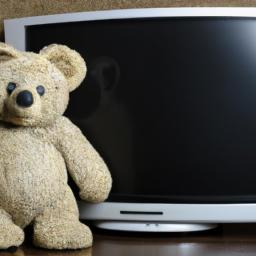
#> input picture BenchMark/color.jpeg, 256 x 256 px
$ python get_flipped_object.py
#> lines starting #> are read from the running program, lines starting #| are printed output that depends on the picture; after the words box and inside, x2 and y2 are one past the last pixel; in counts of white or black regions, pixels touching at a corner belong together
#> further down, img is the input picture: shape (256, 256, 3); mean B, G, R 76.5, 82.4, 84.6
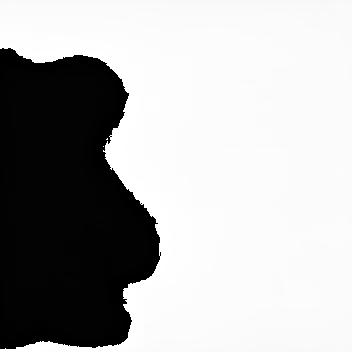
#> input picture BenchMark/mask_bear.jpeg, 352 x 352 px
#> further down, mask is the input picture: shape (352, 352); min 0, max 255, mean 176.4
import cv2
import numpy as np


class MoveObject(object):

    def __init__(self, original_image:np.ndarray, mask:np.ndarray, direction:str):
#> called with direction = 'right'
        self._original_image = original_image
        self._mask = mask
        self._direction = direction
        self._flipped_image = None


        self._original_image_copy = self._original_image.copy()

        assert(type(self._original_image) == np.ndarray)
        assert(3 == self._original_image.shape[2])

        assert(type(self._mask) == np.ndarray)
        assert(2 == len(self._mask.shape))

        assert(type(self._direction) == str)

        self._mask = cv2.resize(self._mask, (self._original_image.shape[1], self._original_image.shape[0]))


    def get_background_object_reversed(self,flip_combine_teddy, thresholded_mask)->np.ndarray:

        flip_mask = cv2.flip(thresholded_mask, 1)

        array = np.zeros((self._original_image.shape[0], self._original_image.shape[1], 3), dtype=np.uint8)

        for i in range(self._original_image.shape[0]):
            for j in range(self._original_image.shape[1]):
                if thresholded_mask[i][j] == 0:
                    for c in range(3):
                        array[i][j][c] = 0
                elif flip_mask[i][j] == 0:
                    for c in range(3):
                        array[i][j][c] = flip_combine_teddy[i][j][c]
                else:
                    for c in range(3):
                        array[i][j][c] = self._original_image_copy[i][j][c]
        return array


    def get_shifted_image_left_right(self)->np.ndarray:

        # threshold mask to form binary image
        ret, thresholded_mask = cv2.threshold(self._mask, 127, 255, cv2.THRESH_BINARY)
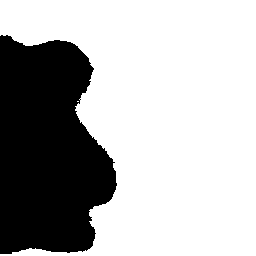
#> thresholded_mask: shape (256, 256); 69.8% white; 1 black region, box (x1, y1, x2, y2) and area: (0, 35, 117, 254) 19814
        # get separate channels of the original image
        img_r = self._original_image[:,:,0]
        img_g = self._original_image[:,:,1]
        img_b = self._original_image[:,:,2]

        # get coordinates inside mask and outside of mask should be zero
        img_r[thresholded_mask == 255] = 0
        img_g[thresholded_mask == 255] = 0
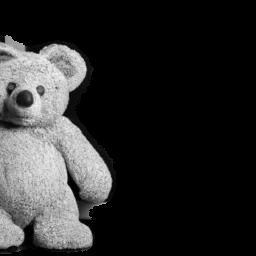
#> img_g: shape (256, 256); min 0, max 245, mean 44.5
        img_b[thresholded_mask == 255] = 0


        combined_image = cv2.merge((img_r, img_g, img_b))
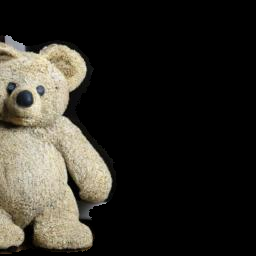
#> combined_image: shape (256, 256, 3); mean of channels 0, 1, 2 37.7, 44.5, 47.1; drawn as B, G, R
        #cv2.imshow('combined',combined_image)
        #flip tbe image
        flip_combined_image= cv2.flip(combined_image, 1)
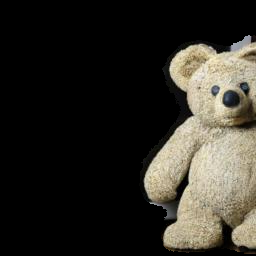
#> flip_combined_image: shape (256, 256, 3); mean of channels 0, 1, 2 37.7, 44.5, 47.1; drawn as B, G, R

        new_image = self.get_background_object_reversed(flip_combined_image, thresholded_mask)
#> in get_background_object_reversed, `flip_mask = cv2.flip(thresholded_mask, 1)`:
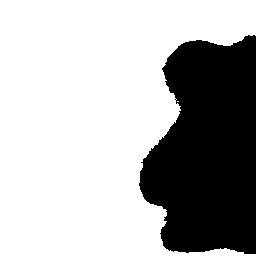
#> flip_mask: shape (256, 256); 69.8% white; 1 black region, box (x1, y1, x2, y2) and area: (139, 35, 256, 254) 19814
#> after the loop in get_background_object_reversed, `for i in range(self._original_image.shape[0]):`:
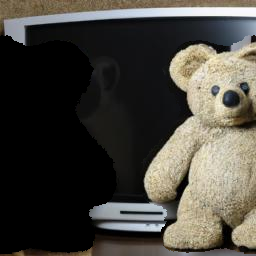
#> array: shape (256, 256, 3); mean of channels 0, 1, 2 61.6, 68.8, 71.7; drawn as B, G, R

        # [6 lines of commented-out code are left out]

        return new_image

    def get_mask(self)->np.ndarray:
        return self._mask

    def get_image(self)->np.ndarray:
        return self._original_image


if __name__ == "__main__":
    img = cv2.imread('color.jpeg')
    mask = cv2.imread('mask_bear.jpeg',0)

    move_object = MoveObject(img, mask, 'right')
    new_image = move_object.get_shifted_image_left_right()
